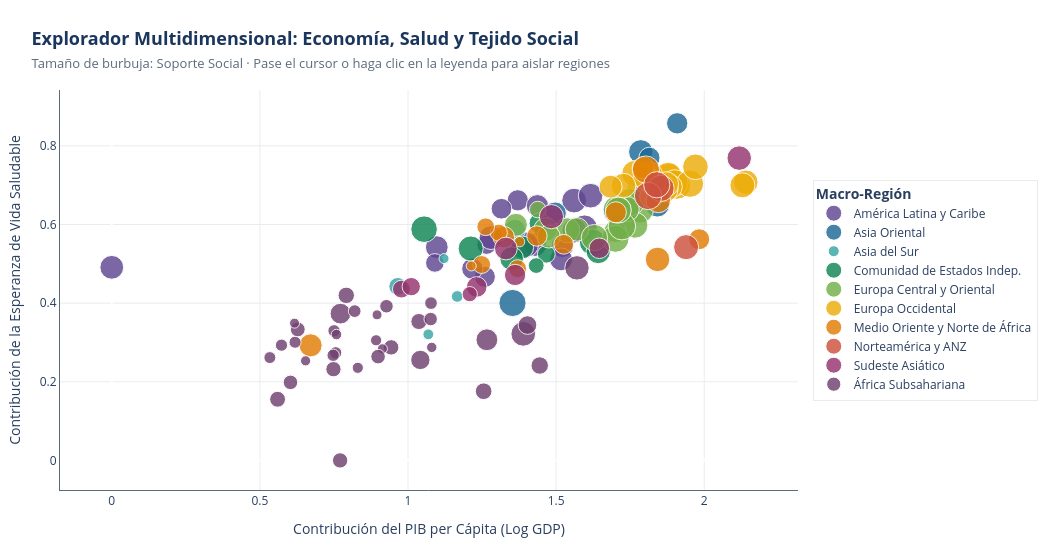

This figure's notebook cell:
### Markdown cell above
### 5.1. Visualización Interactiva 1: Explorador Multidimensional de Bienestar Global
**Utilidad Analítica:** Facilita la exploración simultánea de cuatro dimensiones sin saturación perceptiva:
- **Eje X:** Contribución económica (`Log GDP per capita`).
- **Eje Y:** Contribución de salud (`Healthy life expectancy`).
- **Tamaño de la burbuja:** Soporte social (`Social support`).
- **Color:** Macro-región.
- **Interacción:** El cursor revela el ranking mundial, puntaje exacto, libertad y transparencia de cada país.

### Code cell
# ============================================================
# GRÁFICO 5 (PLOTLY): EXPLORADOR MULTIDIMENSIONAL INTERACTIVO
# ============================================================

df_plotly1 = df_valido.copy()

fig_plotly1 = go.Figure()

regiones_unicas = sorted(df_plotly1['Region'].unique().tolist())
colores_plotly = px.colors.qualitative.Prism

for i, reg in enumerate(regiones_unicas):
    sub = df_plotly1[df_plotly1['Region'] == reg]
    
    hover_text = [
        f"<b>{row['Country name']}</b> (Puesto #{row['Ranking']})<br>"
        f"<b>Región:</b> {row['Region']}<br>"
        f"<b>Puntaje Bienestar:</b> {row['Ladder score']:.2f}<br>"
        f"• PIB per Cápita: {row['Explained by: Log GDP per capita']:.3f}<br>"
        f"• Esperanza de Vida: {row['Explained by: Healthy life expectancy']:.3f}<br>"
        f"• Soporte Social: {row['Explained by: Social support']:.3f}<br>"
        f"• Libertad de Elección: {row['Explained by: Freedom to make life choices']:.3f}<br>"
        f"• Transparencia: {row['Explained by: Perceptions of corruption']:.3f}"
        for _, row in sub.iterrows()
    ]
    
    fig_plotly1.add_trace(
        go.Scatter(
            x=sub['Explained by: Log GDP per capita'],
            y=sub['Explained by: Healthy life expectancy'],
            mode='markers',
            name=reg,
            text=hover_text,
            hoverinfo='text',
            marker=dict(
                size=sub['Explained by: Social support'] * 18,
                sizemode='diameter',
                sizemin=5,
                color=colores_plotly[i % len(colores_plotly)],
                opacity=0.82,
                line=dict(width=1, color='white')
            )
        )
    )

fig_plotly1.update_layout(
    title=dict(
        text='<b>Explorador Multidimensional: Economía, Salud y Tejido Social</b><br>'
             '<span style="font-size:13px; color:#5A6B7C;">Tamaño de burbuja: Soporte Social · Pase el cursor o haga clic en la leyenda para aislar regiones</span>',
        x=0.03,
        xanchor='left',
        font=dict(size=18, color=AZUL_INST)
    ),
    xaxis=dict(
        title='Contribución del PIB per Cápita (Log GDP)',
        gridcolor=GRIS_REJILLA,
        showline=True,
        linecolor=GRIS_SECUNDARIO
    ),
    yaxis=dict(
        title='Contribución de la Esperanza de Vida Saludable',
        gridcolor=GRIS_REJILLA,
        showline=True,
        linecolor=GRIS_SECUNDARIO
    ),
    paper_bgcolor=BLANCO,
    plot_bgcolor=BLANCO,
    legend=dict(
        title=dict(text='<b>Macro-Región</b>'),
        orientation='v',
        y=0.5,
        x=1.02,
        bgcolor='rgba(255,255,255,0.9)',
        bordercolor=GRIS_REJILLA,
        borderwidth=1
    ),
    width=1050,
    height=550,
    margin=dict(l=60, r=220, t=90, b=60),
    hovermode='closest',
    dragmode='zoom'
)

fig_plotly1.show(config={'responsive': True, 'displaylogo': False})
